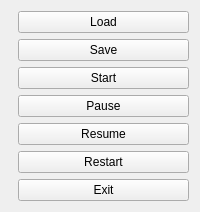
<?xml version="1.0" encoding="UTF-8"?>
<ui version="4.0">
 <class>Game</class>
 <widget class="QWidget" name="Game">
  <layout class="QHBoxLayout" name="container">
   <item>
    <spacer name="spacer">
     <property name="orientation">
      <enum>Qt::Horizontal</enum>
     </property>
    </spacer>
   </item>
   <item>
    <layout class="QVBoxLayout" name="buttons">
     <item>
      <widget class="QPushButton" name="load">
       <property name="focusPolicy">
        <enum>Qt::NoFocus</enum>
       </property>
       <property name="text">
        <string>Load</string>
       </property>
      </widget>
     </item>
     <item>
      <widget class="QPushButton" name="save">
       <property name="focusPolicy">
        <enum>Qt::NoFocus</enum>
       </property>
       <property name="text">
        <string>Save</string>
       </property>
      </widget>
     </item>
     <item>
      <widget class="QPushButton" name="start">
       <property name="focusPolicy">
        <enum>Qt::NoFocus</enum>
       </property>
       <property name="text">
        <string>Start</string>
       </property>
      </widget>
     </item>
     <item>
      <widget class="QPushButton" name="pause">
       <property name="focusPolicy">
        <enum>Qt::NoFocus</enum>
       </property>
       <property name="text">
        <string>Pause</string>
       </property>
      </widget>
     </item>
     <item>
      <widget class="QPushButton" name="resume">
       <property name="focusPolicy">
        <enum>Qt::NoFocus</enum>
       </property>
       <property name="text">
        <string>Resume</string>
       </property>
      </widget>
     </item>
     <item>
      <widget class="QPushButton" name="restart">
       <property name="focusPolicy">
        <enum>Qt::NoFocus</enum>
       </property>
       <property name="text">
        <string>Restart</string>
       </property>
      </widget>
     </item>
     <item>
      <widget class="QPushButton" name="exit">
       <property name="focusPolicy">
        <enum>Qt::NoFocus</enum>
       </property>
       <property name="text">
        <string>Exit</string>
       </property>
      </widget>
     </item>
    </layout>
   </item>
  </layout>
 </widget>
 <resources/>
 <connections>
  <connection>
   <sender>load</sender>
   <signal>clicked()</signal>
   <receiver>Game</receiver>
   <slot>load()</slot>
  </connection>
  <connection>
   <sender>save</sender>
   <signal>clicked()</signal>
   <receiver>Game</receiver>
   <slot>save()</slot>
  </connection>
  <connection>
   <sender>exit</sender>
   <signal>clicked()</signal>
   <receiver>Game</receiver>
   <slot>exit()</slot>
  </connection>
  <connection>
   <sender>start</sender>
   <signal>clicked()</signal>
   <receiver>Game</receiver>
   <slot>start()</slot>
  </connection>
  <connection>
   <sender>pause</sender>
   <signal>clicked()</signal>
   <receiver>Game</receiver>
   <slot>pause()</slot>
  </connection>
  <connection>
   <sender>resume</sender>
   <signal>clicked()</signal>
   <receiver>Game</receiver>
   <slot>resume()</slot>
  </connection>
  <connection>
   <sender>restart</sender>
   <signal>clicked()</signal>
   <receiver>Game</receiver>
   <slot>restart()</slot>
  </connection>
 </connections>
</ui>
